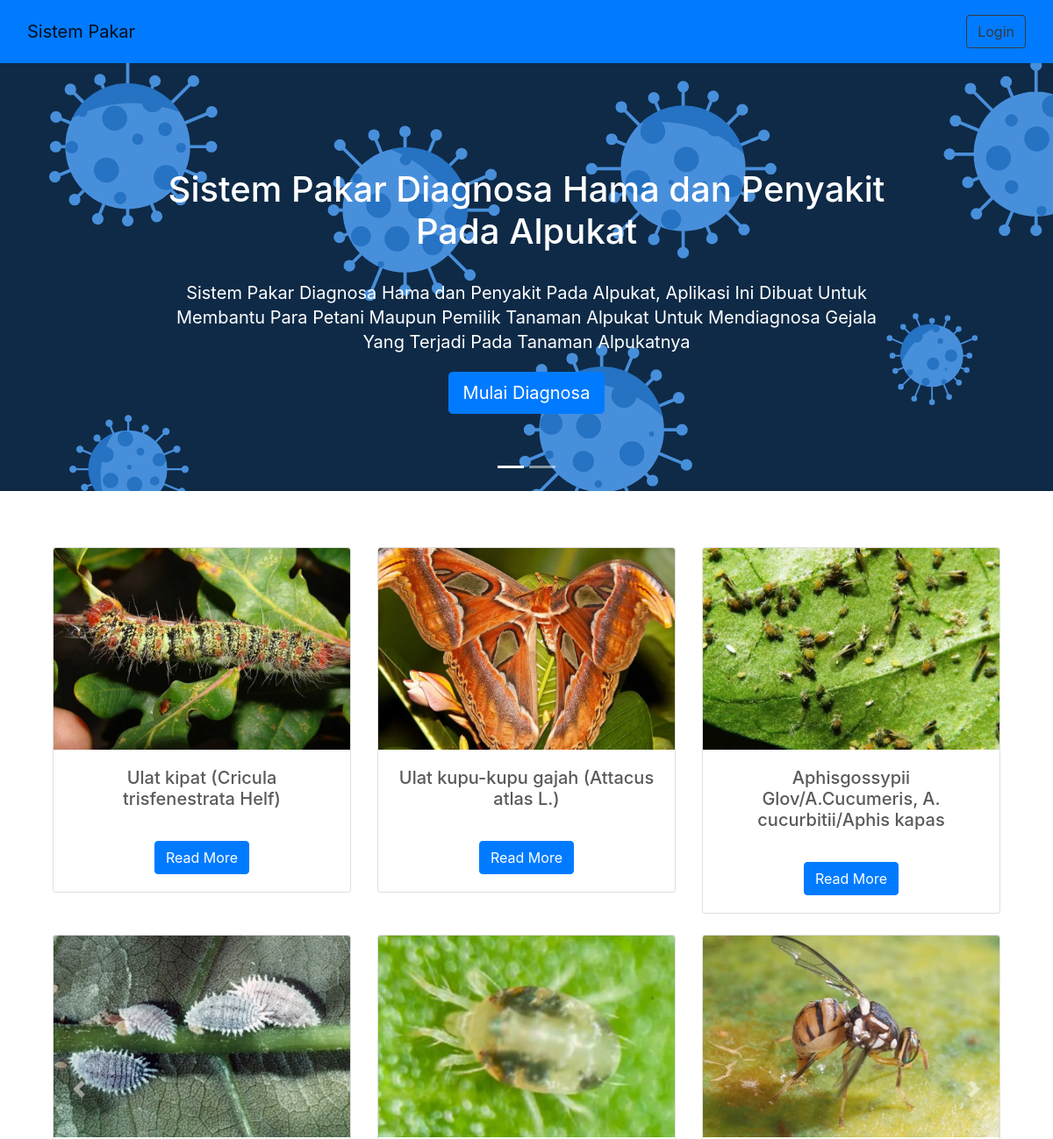
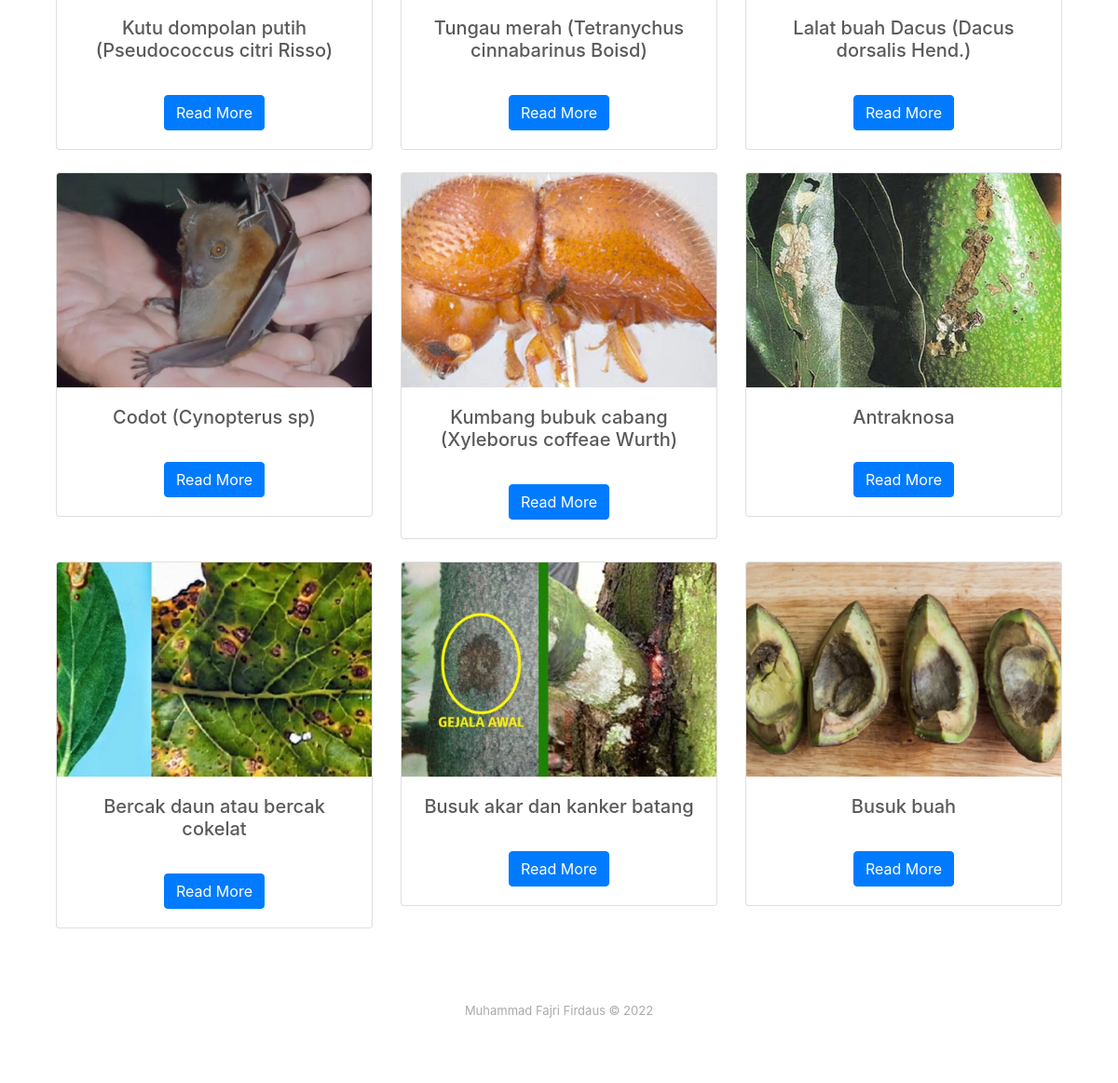
The page / on the database its author committed (2 pictures, top to bottom).
### tables this page shows
CREATE TABLE `post` (
  `id` int(11) NOT NULL AUTO_INCREMENT,
  `nama` text NOT NULL,
  `detail` text NOT NULL,
  `saran` text NOT NULL,
  `gambar` varchar(255) NOT NULL,
  PRIMARY KEY (`id`)
);

### index.php (the view, shortened to what this page needs)
<?php
require_once 'config/config.php';
?>
<!doctype html>
<html lang="en">
<head>
    <link href="assets/css/style.css" rel="stylesheet">
    <link href="assets/css/bootstrap.css" rel="stylesheet">
    <link href="assets/css/bootstrap.min.css" rel="stylesheet">
    <link href="assets/css/carousel.css" rel="stylesheet">
    <link rel="stylesheet" href="assets/css/all.css">
</head>
<body>
    <header id="main">
        <nav class="navbar py-3 navbar-expand-md navbar-light fixed-top bg-primary">
            <div class="container-fluid">
                <a class="navbar-brand" href="<?= BASE_URL; ?>">Sistem Pakar</a>
            </div>
            <div class="container">
                <a class="btn btn-outline-dark" href="signin" type="submit" data-toggle='tooltip' data-placement='left'>Login
                </a>
            </div>
        </nav>
    </header>
    <main>
        <div id="myCarousel" class="carousel slide" data-bs-ride="carousel">
            <div class="carousel-indicators">
                <button type="button" data-bs-target="#myCarousel" data-bs-slide-to="0" class="active" aria-current="true" aria-label="Slide 1"></button>
                <button type="button" data-bs-target="#myCarousel" data-bs-slide-to="1" aria-label="Slide 2"></button>
            </div>
            <div class="carousel-inner">
                <div class="carousel-item active">
                    <div class="container">
                        <div class="carousel-caption">
                            <h1>Sistem Pakar Diagnosa Hama dan Penyakit Pada Alpukat</h1><br>
                            <p>Sistem Pakar Diagnosa Hama dan Penyakit Pada Alpukat,
                                Aplikasi Ini Dibuat Untuk Membantu Para Petani Maupun Pemilik Tanaman Alpukat Untuk Mendiagnosa
                                Gejala Yang Terjadi Pada Tanaman Alpukatnya</p>
                            <p data-toggle='tooltip' data-placement='right'><button class="btn btn-lg btn-primary" onclick="$('#modalForm').modal('show');" type="button" data-target="#modalForm" data-toggle="modal" data-whatever="@getbootstrap" title="Klik tombol ini untuk mulai konsultasi penyakit">Mulai Diagnosa</button></p>
                        </div>
                    </div>
                </div>
            </div>
        </div>
        <button class="carousel-control-prev" type="button" data-bs-target="#myCarousel" data-bs-slide="prev">
            <span class="carousel-control-prev-icon" aria-hidden="true"></span>
        </button>
        <button class="carousel-control-next" type="button" data-bs-target="#myCarousel" data-bs-slide="next">
            <span class="carousel-control-next-icon" aria-hidden="true"></span>
        </button>
        <div class="container marketing">
            <section id="gallery">
                <div class="container">
                    <div class="row">
                        <?php
                        $sql = mysqli_query($conn, "SELECT * FROM post");
                        while ($p = mysqli_fetch_array($sql)) {
                        ?>
                            <div class="col-lg-4 mb-4">
                                <div class="card">
                                    <img src="gambar/post/<?= $p['gambar']; ?>" width="700" alt="" class="card-img-top">
                                    <div class="card-body">
                                        <h5 class="card-title"><?= $p['nama']; ?></h5><br>
                                        <button class='btn btn-primary' type='button' onclick="$('#modalPreviewData<?= $p['id']; ?>').modal('show');" data-target="#modalPreviewData<?= $p['id']; ?>" data-toggle='modal'>Read More</button>
                                    </div>
                                </div>
                            </div>
                        <?php } ?>
                    </div>
                </div>
            </section>
        </div>
        <div class="footer-basic">
            <footer>
                <p class="copyright">Muhammad Fajri Firdaus © 2022</p>
            </footer>
        </div>
    </main>
</body>
</html>

### assets/css/style.css (style rules this page uses)
a.btn { text-decoration: none; font-size: 5; }
button.btn { text-decoration: none; font-size: 5; }
.footer-basic { padding:40px 0; background-color:#ffffff; color:#4b4c4d; }
.footer-basic .copyright { margin-top:15px; text-align:center; font-size:13px; color:#aaa; margin-bottom:0; }
img { object-fit: cover; width:230px; height:230px; }

### assets/css/carousel.css (style rules this page uses)
body { padding-top: 3rem; padding-bottom: 3rem; color: #5a5a5a; }
.carousel { margin-bottom: 4rem; }
.carousel-caption { bottom: 3rem; z-index: 10; }
.carousel-item { height: 32rem; }
.marketing .col-lg-4 { margin-bottom: 1.5rem; text-align: center; }
@media (min-width: 40em) { .carousel-caption p { margin-bottom: 1.25rem; font-size: 1.25rem; line-height: 1.4; } }

### rows shown on the page
post: gambar (picture), nama "Ulat kipat (Cricula trisfenestrata Helf)"
post: gambar (picture), nama "Ulat kupu-kupu gajah (Attacus atlas L.)"
post: gambar (picture), nama "Aphisgossypii Glov/A.Cucumeris, A. cucurbitii/Aphis kapas"
post: gambar (picture), nama "Kutu dompolan putih (Pseudococcus citri Risso)"
post: gambar (picture), nama "Tungau merah (Tetranychus cinnabarinus Boisd)"
post: gambar (picture), nama "Lalat buah Dacus (Dacus dorsalis Hend.)"
post: gambar (picture), nama "Codot (Cynopterus sp)"
post: gambar (picture), nama "Kumbang bubuk cabang (Xyleborus coffeae Wurth)"
post: gambar (picture), nama "Antraknosa"
post: gambar (picture), nama "Bercak daun atau bercak cokelat"
post: gambar (picture), nama "Busuk akar dan kanker batang"
post: gambar (picture), nama "Busuk buah"
